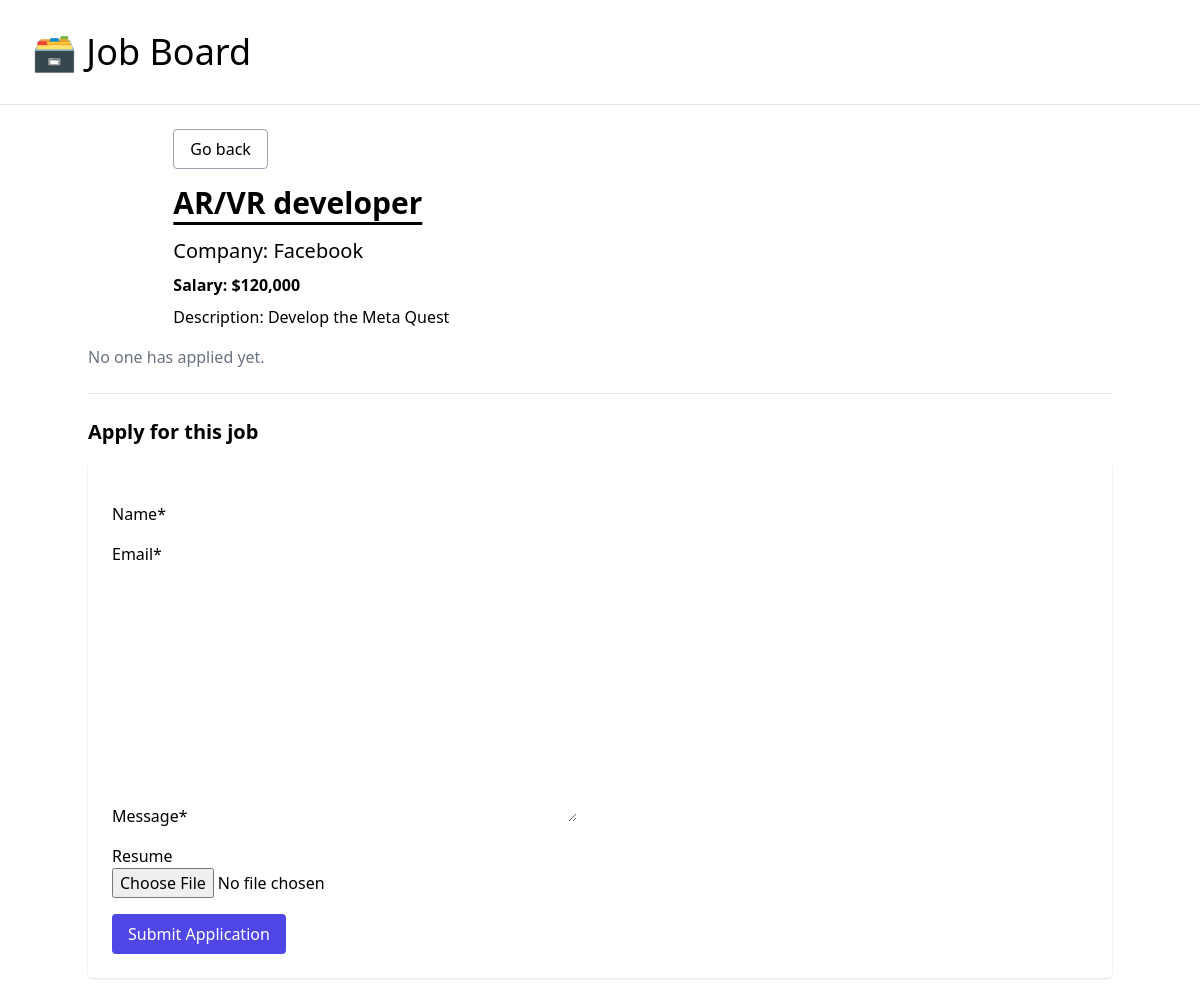
The page /job/4/ on the database its author committed.
### job_board/models.py (models this page shows, shortened)
class JobPosting(models.Model):
    title = models.CharField(max_length=100)
    description = models.TextField()
    company = models.CharField(max_length=100)
    salary = models.IntegerField()
    is_active = models.BooleanField(default=False)

### job_board/views.py (the view)
# urls.py: path("job/<int:pk>/", views.job_detail, name="job-detail")
def job_detail(request, pk):
    posting = get_object_or_404(JobPosting, pk=pk, is_active=True)
    applications = posting.applications.all()
    if request.method == "POST":
        form = ApplicationForm(request.POST, request.FILES)
        if form.is_valid():
            app = form.save(commit=False)
            app.job = posting
            app.save()
            return redirect("job-detail", pk=pk)
    else:
        form = ApplicationForm()
    context = {
        "posting": posting,
        "form": form,
        "applications": applications
    }
    return render(request, "job_board/detail.html", context)

### job_board/forms.py
class ApplicationForm(forms.ModelForm):
    class Meta:
        model = Application
        fields = ['name', 'email', 'message', 'resume']
    def __init__(self, *args, **kwargs):
        super().__init__(*args, **kwargs)
        self.helper = FormHelper()
        self.helper.form_method = 'post'
        self.helper.attrs = {'enctype': 'multipart/form-data'}
        self.helper.add_input(Submit('submit', 'Submit Application', css_class='bg-indigo-600 text-white px-4 py-2 rounded hover:bg-indigo-500'))

### job_board/templates/job_board/detail.html (shortened to what this page needs)
{% extends 'job_board/_base.html' %}
{% load humanize %}
{% block content %}
<div class="w-10/12 mx-auto">
    <p class="pb-6"><a href="{% url 'home' %}" class="border border-gray-400 rounded px-4 py-2 hover:bg-gray-200">Go back</a></p>
    <h1 class="text-3xl font-semibold pb-4 underline underline-offset-8">{{posting.title}}</h1>
    <p class="pb-2 text-xl">Company: {{posting.company}}</p>
    <p class="pb-2 font-semibold">Salary: ${{posting.salary|intcomma}}</p>
    <p>Description: {{posting.description}}</p>
</div>
{% if applications %}
  <h2 class="text-xl font-bold mt-8 mb-4">Applications Received</h2>
  <ul class="space-y-2">
    {% for app in applications %}
      <li class="bg-gray-100 p-4 rounded shadow-sm">
        <p><strong>Name:</strong> {{ app.name }}</p>
        <p><strong>Email:</strong> {{ app.email }}</p>
        <p><strong>Resume:</strong>
          {% if app.resume %}
            <a href="{{ app.resume.url }}" class="text-blue-600 underline" target="_blank">Download</a>
          {% else %}
            No file
          {% endif %}
        </p>
        <p><strong>Message:</strong> {{ app.message }}</p>
      </li>
    {% endfor %}
  </ul>
{% else %}
  <p class="text-gray-500 mt-4">No one has applied yet.</p>
{% endif %}
{% load crispy_forms_tags %}
<hr class="my-6">
<h2 class="text-xl font-semibold mb-4">Apply for this job</h2>
<form method="POST" enctype="multipart/form-data" class="space-y-4 bg-white p-6 rounded shadow">
  {% crispy form %}
</form>
{% endblock content %}

### rows shown on the page
JobPosting: title "AR/VR developer", company "Facebook", salary "120,000", description "Develop the Meta Quest"
